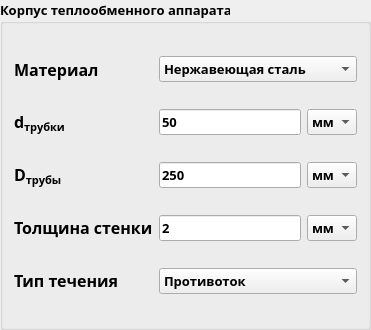
     <widget class="QGroupBox" name="groupBox_3">
      <property name="minimumSize">
       <size>
        <width>370</width>
        <height>330</height>
       </size>
      </property>
      <property name="font">
       <font>
        <family>Segoe UI Semibold</family>
        <pointsize>10</pointsize>
        <bold>true</bold>
       </font>
      </property>
      <property name="title">
       <string>Корпус теплообменного аппарата</string>
      </property>
      <layout class="QGridLayout" name="gridLayout_4">
       <item row="3" column="0">
        <widget class="QLabel" name="label_17">
         <property name="text">
          <string>&lt;html&gt;&lt;head/&gt;&lt;body&gt;&lt;p&gt;&lt;span style=&quot; font-size:12pt;&quot;&gt;Толщина стенки&lt;/span&gt;&lt;/p&gt;&lt;/body&gt;&lt;/html&gt;</string>
         </property>
        </widget>
       </item>
       <item row="4" column="0">
        <widget class="QLabel" name="label_21">
         <property name="text">
          <string>&lt;html&gt;&lt;head/&gt;&lt;body&gt;&lt;p&gt;&lt;span style=&quot; font-size:12pt;&quot;&gt;Тип течения&lt;/span&gt;&lt;/p&gt;&lt;/body&gt;&lt;/html&gt;</string>
         </property>
        </widget>
       </item>
       <item row="2" column="0">
        <widget class="QLabel" name="label_16">
         <property name="text">
          <string>&lt;html&gt;&lt;head/&gt;&lt;body&gt;&lt;p&gt;&lt;span style=&quot; font-size:12pt;&quot;&gt;D&lt;/span&gt;&lt;span style=&quot; font-size:12pt; vertical-align:sub;&quot;&gt;трубы&lt;/span&gt;&lt;/p&gt;&lt;/body&gt;&lt;/html&gt;</string>
         </property>
        </widget>
       </item>
       <item row="2" column="2">
        <widget class="QComboBox" name="dimension_D">
         <item>
          <property name="text">
           <string>мм</string>
          </property>
         </item>
         <item>
          <property name="text">
           <string>см</string>
          </property>
         </item>
         <item>
          <property name="text">
           <string>м</string>
          </property>
         </item>
        </widget>
       </item>
       <item row="3" column="2">
        <widget class="QComboBox" name="dimension_delt_wall">
         <item>
          <property name="text">
           <string>мм</string>
          </property>
         </item>
         <item>
          <property name="text">
           <string>см</string>
          </property>
         </item>
         <item>
          <property name="text">
           <string>м</string>
          </property>
         </item>
        </widget>
       </item>
       <item row="0" column="1" colspan="2">
        <widget class="QComboBox" name="cBox_material_heat_ex">
         <property name="minimumSize">
          <size>
           <width>50</width>
           <height>0</height>
          </size>
         </property>
         <property name="maximumSize">
          <size>
           <width>500</width>
           <height>16777215</height>
          </size>
         </property>
         <item>
          <property name="text">
           <string>Нержавеющая сталь</string>
          </property>
         </item>
         <item>
          <property name="text">
           <string>Алюминий</string>
          </property>
         </item>
         <item>
          <property name="text">
           <string>Титан</string>
          </property>
         </item>
         <item>
          <property name="text">
           <string>Медь</string>
          </property>
         </item>
        </widget>
       </item>
       <item row="3" column="1">
        <widget class="QLineEdit" name="line_delt_wall">
         <property name="text">
          <string>2</string>
         </property>
        </widget>
       </item>
       <item row="1" column="1">
        <widget class="QLineEdit" name="line_d">
         <property name="text">
          <string>50</string>
         </property>
        </widget>
       </item>
       <item row="2" column="1">
        <widget class="QLineEdit" name="line_D">
         <property name="text">
          <string>250</string>
         </property>
        </widget>
       </item>
       <item row="0" column="0">
        <widget class="QLabel" name="label_15">
         <property name="font">
          <font>
           <family>Segoe UI Semibold</family>
           <pointsize>12</pointsize>
           <bold>true</bold>
          </font>
         </property>
         <property name="text">
          <string>Материал</string>
         </property>
        </widget>
       </item>
       <item row="1" column="2">
        <widget class="QComboBox" name="dimension_d">
         <item>
          <property name="text">
           <string>мм</string>
          </property>
         </item>
         <item>
          <property name="text">
           <string>см</string>
          </property>
         </item>
         <item>
          <property name="text">
           <string>м</string>
          </property>
         </item>
        </widget>
       </item>
       <item row="1" column="0">
        <widget class="QLabel" name="label_20">
         <property name="text">
          <string>&lt;html&gt;&lt;head/&gt;&lt;body&gt;&lt;p&gt;&lt;span style=&quot; font-size:12pt;&quot;&gt;d&lt;/span&gt;&lt;span style=&quot; font-size:12pt; vertical-align:sub;&quot;&gt;трубки&lt;/span&gt;&lt;/p&gt;&lt;/body&gt;&lt;/html&gt;</string>
         </property>
        </widget>
       </item>
       <item row="4" column="1" colspan="2">
        <widget class="QComboBox" name="cBox_current_type">
         <item>
          <property name="text">
           <string>Противоток</string>
          </property>
         </item>
         <item>
          <property name="text">
           <string>Прямоток</string>
          </property>
         </item>
        </widget>
       </item>
      </layout>
     </widget>
